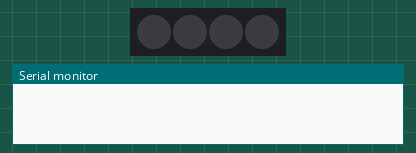
Simulated run of this sketch. Board: Arduino Uno, built with avr-gcc and run on an emulated ATmega328P. Shown: 4 RGB LEDs in strip order, left to right, the last lines printed to the serial monitor. Dim RGB values are drawn brighter than linear; random numbers use the default seed unless the sketch sets one.

Above: at 0.1 s.
At 0.6 s:
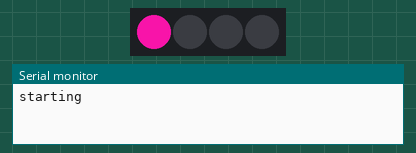
At 4.6 s:
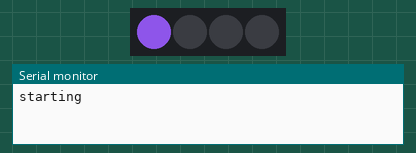
At 10.6 s:
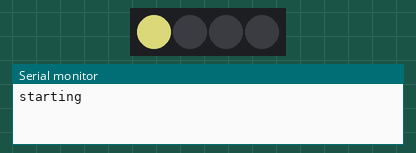
At 20.6 s:
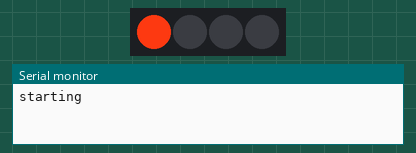
At 39.1 s:
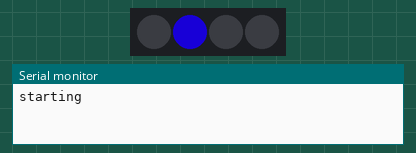
Timing chart, 0 to 40.0 s (numbered marks = the images above):
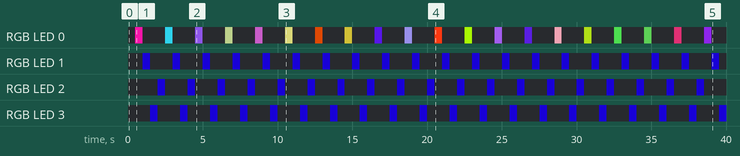

Measured:
- by itself, RGB LED 1–3: alternates RGB(15, 0, 135) for 0.50 s and off for 1.5 s
- by itself, RGB LED 0: off → RGB(232, 19, 158) at 0.50 s, → off 0.50 s later, → RGB(38, 175, 197) 1.5 s later, → off 0.50 s later, … (40 changes in this stretch)

The sketch:

Neo.ino
```cpp
#include <Adafruit_NeoPixel.h>

#define ledPin 15
#define ledNum 4

Adafruit_NeoPixel pixels;

int shift = 0;
int circle[] = {0, 1, 3, 2};

void setup() {
  // put your setup code here, to run once:
  pixels = Adafruit_NeoPixel(ledNum, ledPin, NEO_GRB + NEO_KHZ800);

  Serial.begin(115200);
  pixels.begin();
  delay(500);
  Serial.println("starting");
}

void loop() {
  // put your main code here, to run repeatedly:
  int R, G, B;
  int i = shift++ % 4;
  if(i == 0){
    R = random(0, 255);
    G = random(0, 255);
    B = random(0, 255);
  }
  for(int i = 0; i < ledNum; i++){
    pixels.setPixelColor(circle[i], pixels.Color(0, 0, 0));
  }
  pixels.setPixelColor(circle[i], pixels.Color(R, G, B));
  pixels.show();
  delay(500);
}
```
